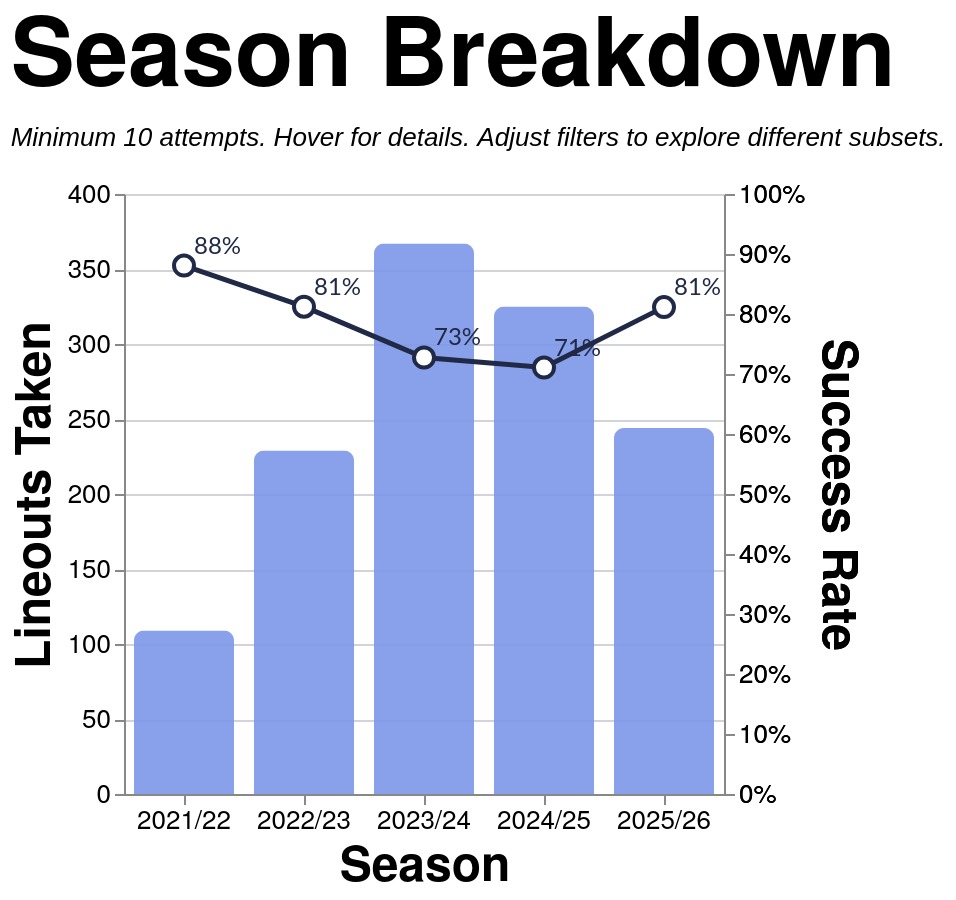

Vega-Lite specification for this chart:
### Vega-Lite specification from a JSON file in a GitHub repository (floating-point values rounded to 4 significant figures; data arrays with more than 128 entries replaced by an {"elided": "..."} marker saying what was removed)
{"config": {"axis": {"labelFont": "PT Sans Narrow, Helvetica Neue, Helvetica, Arial, sans-serif", "titleFont": "PT Sans Narrow, Helvetica Neue, Helvetica, Arial, sans-serif", "labelFontSize": 13, "titleFontSize": 24, "gridColor": "#202947", "gridOpacity": 0.2, "zindex": 1}, "text": {"font": "Lato, sans-serif"}, "bar": {"cornerRadiusEnd": 5}, "header": {"labelFont": "PT Sans Narrow, Helvetica Neue, Helvetica, Arial, sans-serif", "titleFont": "PT Sans Narrow, Helvetica Neue, Helvetica, Arial, sans-serif", "labelFontSize": 24, "titleFontSize": 28, "labelFontWeight": "bold", "orient": "left"}, "legend": {"labelFont": "PT Sans Narrow, Helvetica Neue, Helvetica, Arial, sans-serif", "titleFont": "PT Sans Narrow, Helvetica Neue, Helvetica, Arial, sans-serif", "labelFontSize": 14, "titleFontSize": 16, "titlePadding": 5, "fillColor": "white", "strokeColor": "black", "padding": 10, "titleFontWeight": "lighter", "titleFontStyle": "italic", "titleColor": "gray", "offset": 10}, "title": {"font": "PT Sans Narrow, Helvetica Neue, Helvetica, Arial, sans-serif", "fontSize": 48, "fontWeight": "bold", "anchor": "start", "align": "center", "titlePadding": 20, "subtitlePadding": 10, "subtitleFontSize": 13, "subtitleColor": "", "subtitleFontStyle": "italic", "offset": 15, "color": "black"}, "axisX": {"labelAngle": 0}, "facet": {"title": null, "header": null, "align": {"row": "each", "column": "each"}}, "resolve": {"scale": {"y": "independent", "facet": "independent"}}, "background": "transparent", "scale": {"offsetBandPaddingOuter": 0.2, "offsetBandPaddingInner": 0.1}, "view": {"stroke": null, "background": "transparent"}}, "layer": [{"mark": {"type": "bar", "opacity": 0.9, "size": 50}, "encoding": {"color": {"value": "#7d96e8"}, "stroke": {"value": "transparent"}, "tooltip": [{"field": "season", "title": "Season", "type": "nominal"}, {"field": "attempts", "format": ",.0f", "title": "Attempts", "type": "quantitative"}, {"field": "won", "format": ",.0f", "title": "Won", "type": "quantitative"}, {"field": "success_rate", "format": ".1%", "title": "Success Rate", "type": "quantitative"}], "x": {"axis": {"labelAngle": 0}, "field": "season", "sort": ["2021/22", "2022/23", "2023/24", "2024/25", "2025/26"], "title": "Season", "type": "nominal"}, "y": {"field": "attempts", "title": "Lineouts Taken", "type": "quantitative"}}, "transform": [{"filter": "(loSquad == 'All' || datum.squad == loSquad) && (loSeason == 'All' || datum.season == loSeason) && (loGameType == 'All' || (loGameType == 'League + Cup' && (datum.game_type == 'League' || datum.game_type == 'Cup')) || (loGameType == 'League only' && datum.game_type == 'League') || datum.game_type == loGameType) && (loThrower == 'All' || datum.thrower == loThrower) && (loJumper == 'All' || datum.jumper == loJumper) && (loArea == 'All' || datum.area == loArea) && (loNumbers == 'All' || datum.numbers == loNumbers)"}, {"aggregate": [{"op": "count", "as": "attempts"}, {"op": "sum", "field": "won", "as": "won"}], "groupby": ["season"]}, {"filter": "datum.attempts >= 10"}, {"calculate": "datum.won / datum.attempts", "as": "success_rate"}]}, {"mark": {"type": "line", "point": {"fill": "white", "filled": false, "size": 100, "stroke": "#202946"}, "stroke": "#202946", "strokeWidth": 2.5}, "encoding": {"tooltip": [{"field": "season", "title": "Season", "type": "nominal"}, {"field": "attempts", "format": ",.0f", "title": "Attempts", "type": "quantitative"}, {"field": "won", "format": ",.0f", "title": "Won", "type": "quantitative"}, {"field": "success_rate", "format": ".1%", "title": "Success Rate", "type": "quantitative"}], "x": {"axis": {"labelAngle": 0}, "field": "season", "sort": ["2021/22", "2022/23", "2023/24", "2024/25", "2025/26"], "title": "Season", "type": "nominal"}, "y": {"axis": {"format": "%", "orient": "right"}, "field": "success_rate", "scale": {"domain": [0, 1]}, "title": "Success Rate", "type": "quantitative"}}, "transform": [{"filter": "(loSquad == 'All' || datum.squad == loSquad) && (loSeason == 'All' || datum.season == loSeason) && (loGameType == 'All' || (loGameType == 'League + Cup' && (datum.game_type == 'League' || datum.game_type == 'Cup')) || (loGameType == 'League only' && datum.game_type == 'League') || datum.game_type == loGameType) && (loThrower == 'All' || datum.thrower == loThrower) && (loJumper == 'All' || datum.jumper == loJumper) && (loArea == 'All' || datum.area == loArea) && (loNumbers == 'All' || datum.numbers == loNumbers)"}, {"aggregate": [{"op": "count", "as": "attempts"}, {"op": "sum", "field": "won", "as": "won"}], "groupby": ["season"]}, {"filter": "datum.attempts >= 10"}, {"calculate": "datum.won / datum.attempts", "as": "success_rate"}]}, {"mark": {"type": "text", "align": "left", "baseline": "middle", "color": "#202946", "dx": 5, "dy": -10, "fontSize": 12}, "encoding": {"text": {"field": "success_rate", "format": ".0%", "type": "quantitative"}, "x": {"axis": {"labelAngle": 0}, "field": "season", "sort": ["2021/22", "2022/23", "2023/24", "2024/25", "2025/26"], "title": "Season", "type": "nominal"}, "y": {"axis": {"format": "%", "orient": "right"}, "field": "success_rate", "scale": {"domain": [0, 1]}, "title": "Success Rate", "type": "quantitative"}}, "transform": [{"filter": "(loSquad == 'All' || datum.squad == loSquad) && (loSeason == 'All' || datum.season == loSeason) && (loGameType == 'All' || (loGameType == 'League + Cup' && (datum.game_type == 'League' || datum.game_type == 'Cup')) || (loGameType == 'League only' && datum.game_type == 'League') || datum.game_type == loGameType) && (loThrower == 'All' || datum.thrower == loThrower) && (loJumper == 'All' || datum.jumper == loJumper) && (loArea == 'All' || datum.area == loArea) && (loNumbers == 'All' || datum.numbers == loNumbers)"}, {"aggregate": [{"op": "count", "as": "attempts"}, {"op": "sum", "field": "won", "as": "won"}], "groupby": ["season"]}, {"filter": "datum.attempts >= 10"}, {"calculate": "datum.won / datum.attempts", "as": "success_rate"}]}], "data": {"name": "data-15e79532cff8ae58bb045c3a34749407"}, "height": 300, "params": [{"name": "loSquad", "value": "All"}, {"name": "loSeason", "value": "All"}, {"name": "loGameType", "value": "All"}, {"name": "loThrower", "value": "All"}, {"name": "loJumper", "value": "All"}, {"name": "loArea", "value": "All"}, {"name": "loNumbers", "value": "All"}], "resolve": {"scale": {"y": "independent"}}, "title": {"text": "Season Breakdown", "subtitle": "Minimum 10 attempts. Hover for details. Adjust filters to explore different subsets."}, "width": {"step": 60}, "$schema": "https://vega.github.io/schema/vega-lite/v5.20.1.json", "datasets": {"data-15e79532cff8ae58bb045c3a34749407": {"elided": "1274 records"}}}
